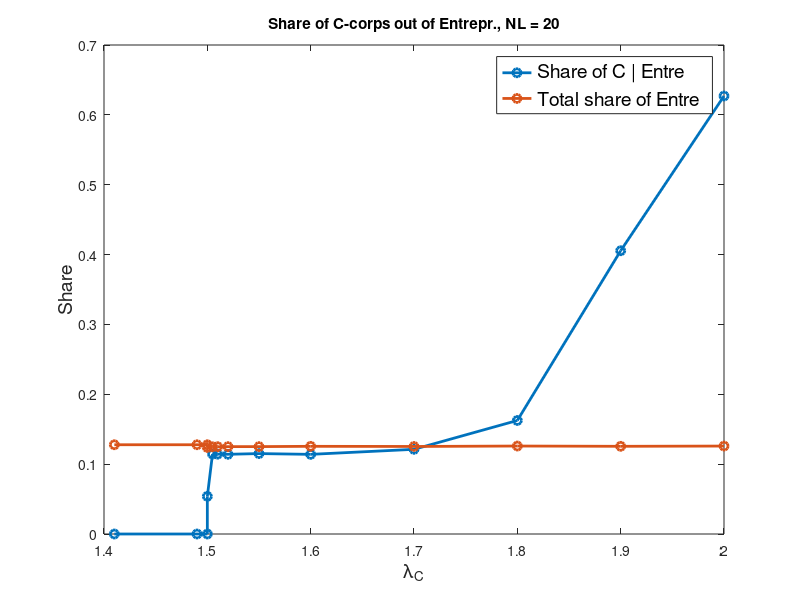
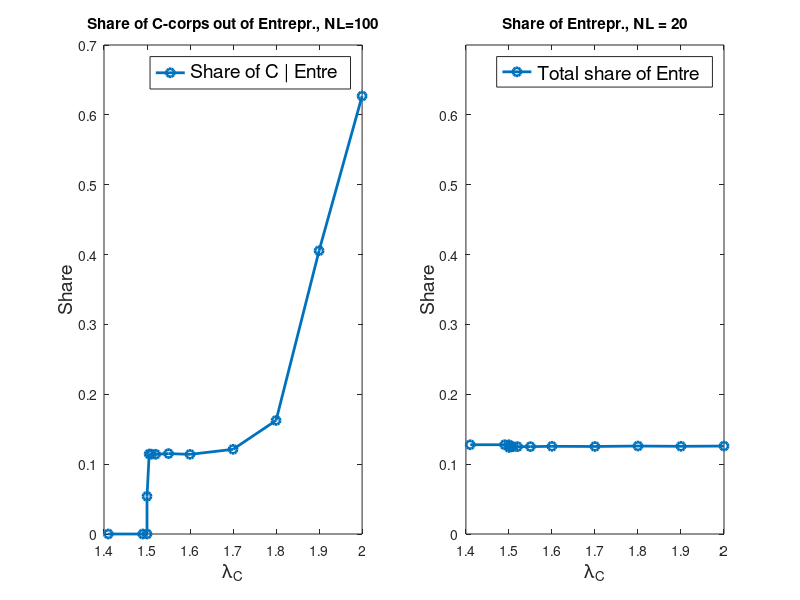
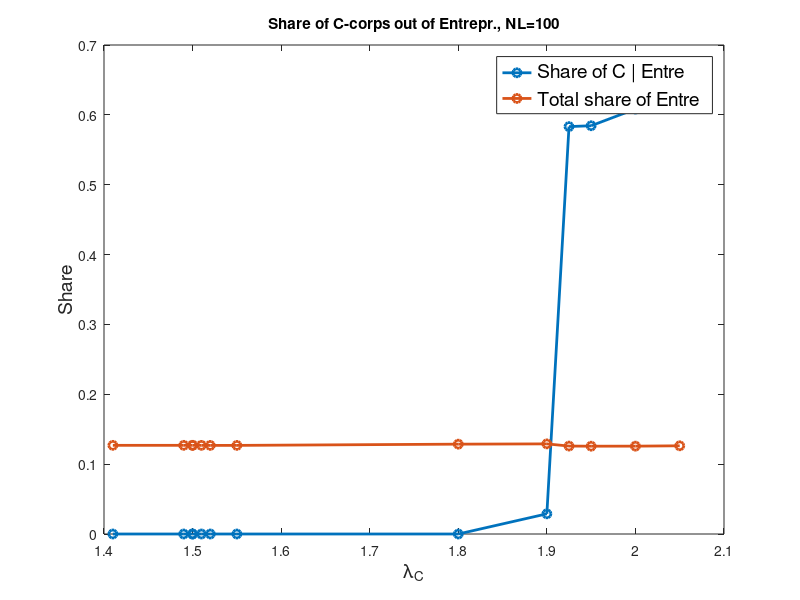
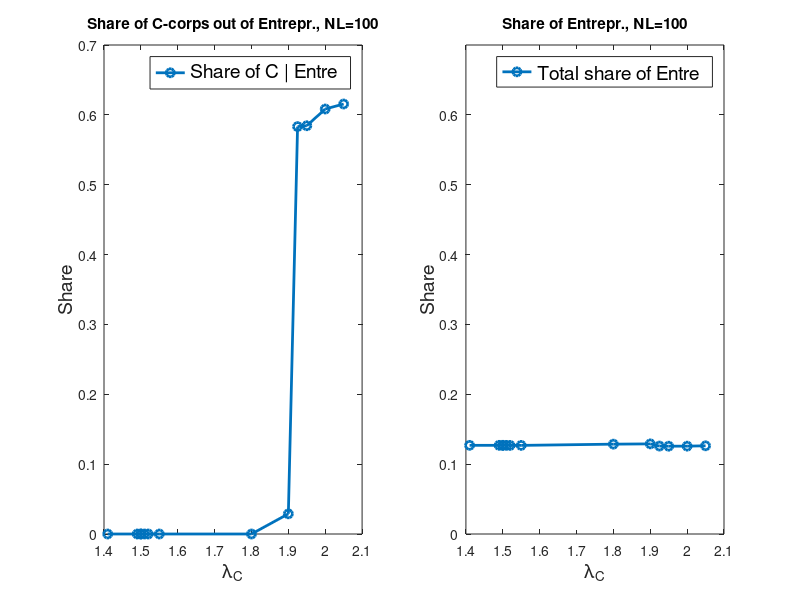

Here is the MATLAB script that generated these plots, in order:
%% Show comparative statics results
%% #VC# V12
% Last updated by Alessandro on 2021-04-04

clear; clc; close all
format long g

% - Directory where figures are saved
FigDir = fullfile('results','figures'); 

% - Flag 0/1 if want to save plots as png
do_save = 1;

% - Attach suffix to each figure for experiment, or leave it as ''
exp1 = '_small_grid';
exp2 = '_large_grid';

% Create folder for figures if not existent
if ~exist(FigDir, 'dir')
    mkdir(FigDir)
end

%% Load data from txt/excel/manual copying

% Experiment 1: nl=20
% Experiment 2: nl=100

% Add 1.41 for plots

results(1).lambda = [1.41
1.49
1.5
1.500001
1.505
1.51
1.52
1.55
1.6
1.7
1.8
1.9
2];


results(1).share_ec = [0
0
0
0.053895
0.114472
0.11429
0.114093
0.115123
0.114008
0.121216
0.162515
0.405477
0.626984];

results(1).share_entre = [0.127774
0.127774
0.127774
0.123891
0.124857
0.124987
0.125075
0.125096
0.125526
0.125306
0.125925
0.125536
0.125886];

% Now nl is 100
results(2).lambda = [1.41
1.49
1.5
1.500001
1.51
1.52
1.55
1.8
1.9
1.925
1.95
2
2.05];



results(2).share_ec = [0
0
0
0
0
0
0
0
0.028875
0.583205
0.584418
0.608369
0.61554];



results(2).share_entre = [0.12693
0.126941
0.126941
0.126941
0.12691
0.126833
0.126852
0.128613
0.129013
0.125884
0.125701
0.125763
0.126265];


%% Plots for nl = 20
ind = 0;


ind = ind+1;
figure(ind)
plot(results(1).lambda,results(1).share_ec,'-o','linewidth',2)
hold on
plot(results(1).lambda,results(1).share_entre,'-o','linewidth',2)
legend('Share of C | Entre','Total share of Entre','Location','best','fontsize',14)
xlabel('\lambda_{C}','fontsize',14)
ylabel('Share','fontsize',14)
title('Share of C-corps out of Entrepr., NL = 20')
hold off
if do_save==1; print([fullfile(FigDir,'lambda_share_ec'),exp1],'-dpng'); end

ind = ind+1;
figure(ind)
subplot(1,2,1)
plot(results(1).lambda,results(1).share_ec,'-o','linewidth',2)
legend('Share of C | Entre','Location','best','fontsize',14)
xlabel('\lambda_{C}','fontsize',14)
ylabel('Share','fontsize',14)
title('Share of C-corps out of Entrepr., NL=100')

subplot(1,2,2)
plot(results(1).lambda,results(1).share_entre,'-o','linewidth',2)
ylim([0, 0.7])
legend('Total share of Entre','Location','best','fontsize',14)
xlabel('\lambda_{C}','fontsize',14)
ylabel('Share','fontsize',14)
title('Share of Entrepr., NL = 20')
if do_save==1; print([fullfile(FigDir,'sub_lambda_share_ec'),exp1],'-dpng'); end

%% Plots for NL = 100
ind = ind+1;
figure(ind)
plot(results(2).lambda,results(2).share_ec,'-o','linewidth',2)
hold on
plot(results(2).lambda,results(2).share_entre,'-o','linewidth',2)
legend('Share of C | Entre','Total share of Entre','Location','best','fontsize',14)
xlabel('\lambda_{C}','fontsize',14)
ylabel('Share','fontsize',14)
title('Share of C-corps out of Entrepr., NL=100')
hold off
if do_save==1; print([fullfile(FigDir,'lambda_share_ec'),exp2],'-dpng'); end

ind = ind+1;
figure(ind)
subplot(1,2,1)
plot(results(2).lambda,results(2).share_ec,'-o','linewidth',2)
legend('Share of C | Entre','Location','best','fontsize',14)
xlabel('\lambda_{C}','fontsize',14)
ylabel('Share','fontsize',14)
title('Share of C-corps out of Entrepr., NL=100')

subplot(1,2,2)
plot(results(2).lambda,results(2).share_entre,'-o','linewidth',2)
ylim([0, 0.7])
legend('Total share of Entre','Location','best','fontsize',14)
xlabel('\lambda_{C}','fontsize',14)
ylabel('Share','fontsize',14)
title('Share of Entrepr., NL=100')
if do_save==1; print([fullfile(FigDir,'sub_lambda_share_ec'),exp2],'-dpng'); end



